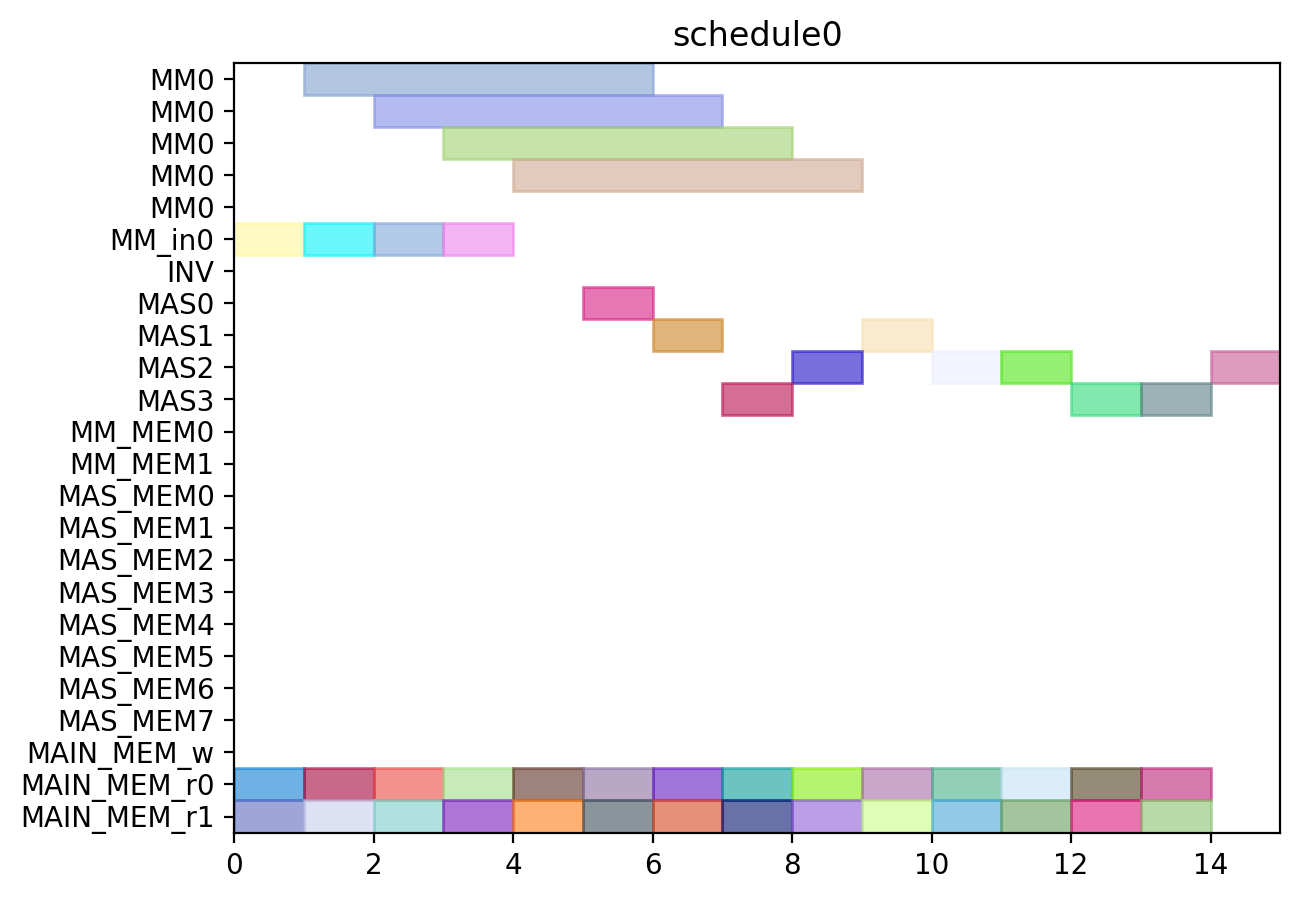

Generate this figure with Python:
from pyschedule import Scenario, solvers, plotters, alt


def solve():
	horizon = 90
	S = Scenario("schedule0", horizon=horizon)

	# resource
	MM = S.Resources('MM', num=1, size=5)
	MM_in = S.Resources('MM_in', num=1)
	INV = S.Resource('INV')
	MAS = S.Resources('MAS', num=4, size=1, periods=range(1, horizon))
	MM_MEM = S.Resources('MM_MEM', num=2)
	MAS_MEM = S.Resources('MAS_MEM', num=8)
	MAIN_MEM_w = S.Resource('MAIN_MEM_w', size=1)
	MAIN_MEM_r = S.Resources('MAIN_MEM_r', num=2)

	# result of previous scheduling

	# new tasks
	t0_t0_in = S.Task('t0_t0_in', length=1, delay_cost=1)
	t0_t0_in += alt(MM_in)
	t0_t0 = S.Task('t0_t0', length=5, delay_cost=1)
	t0_t0 += alt(MM)
	S += t0_t0>=t0_t0_in

	t0_t0_mem0 = S.Task('t0_t0_mem0', length=1, delay_cost=1)
	t0_t0_mem0 += MAIN_MEM_r[0]
	S += t0_t0_mem0 <= t0_t0

	t0_t0_mem1 = S.Task('t0_t0_mem1', length=1, delay_cost=1)
	t0_t0_mem1 += MAIN_MEM_r[1]
	S += t0_t0_mem1 <= t0_t0

	t0_t1_in = S.Task('t0_t1_in', length=1, delay_cost=1)
	t0_t1_in += alt(MM_in)
	t0_t1 = S.Task('t0_t1', length=5, delay_cost=1)
	t0_t1 += alt(MM)
	S += t0_t1>=t0_t1_in

	t0_t1_mem0 = S.Task('t0_t1_mem0', length=1, delay_cost=1)
	t0_t1_mem0 += MAIN_MEM_r[0]
	S += t0_t1_mem0 <= t0_t1

	t0_t1_mem1 = S.Task('t0_t1_mem1', length=1, delay_cost=1)
	t0_t1_mem1 += MAIN_MEM_r[1]
	S += t0_t1_mem1 <= t0_t1

	t0_t2 = S.Task('t0_t2', length=1, delay_cost=1)
	t0_t2 += alt(MAS)

	t0_t2_mem0 = S.Task('t0_t2_mem0', length=1, delay_cost=1)
	t0_t2_mem0 += MAIN_MEM_r[0]
	S += t0_t2_mem0 <= t0_t2

	t0_t2_mem1 = S.Task('t0_t2_mem1', length=1, delay_cost=1)
	t0_t2_mem1 += MAIN_MEM_r[1]
	S += t0_t2_mem1 <= t0_t2

	t0_t3 = S.Task('t0_t3', length=1, delay_cost=1)
	t0_t3 += alt(MAS)

	t0_t3_mem0 = S.Task('t0_t3_mem0', length=1, delay_cost=1)
	t0_t3_mem0 += MAIN_MEM_r[0]
	S += t0_t3_mem0 <= t0_t3

	t0_t3_mem1 = S.Task('t0_t3_mem1', length=1, delay_cost=1)
	t0_t3_mem1 += MAIN_MEM_r[1]
	S += t0_t3_mem1 <= t0_t3

	t2_t0_in = S.Task('t2_t0_in', length=1, delay_cost=1)
	t2_t0_in += alt(MM_in)
	t2_t0 = S.Task('t2_t0', length=5, delay_cost=1)
	t2_t0 += alt(MM)
	S += t2_t0>=t2_t0_in

	t2_t0_mem0 = S.Task('t2_t0_mem0', length=1, delay_cost=1)
	t2_t0_mem0 += MAIN_MEM_r[0]
	S += t2_t0_mem0 <= t2_t0

	t2_t0_mem1 = S.Task('t2_t0_mem1', length=1, delay_cost=1)
	t2_t0_mem1 += MAIN_MEM_r[1]
	S += t2_t0_mem1 <= t2_t0

	t2_t1_in = S.Task('t2_t1_in', length=1, delay_cost=1)
	t2_t1_in += alt(MM_in)
	t2_t1 = S.Task('t2_t1', length=5, delay_cost=1)
	t2_t1 += alt(MM)
	S += t2_t1>=t2_t1_in

	t2_t1_mem0 = S.Task('t2_t1_mem0', length=1, delay_cost=1)
	t2_t1_mem0 += MAIN_MEM_r[0]
	S += t2_t1_mem0 <= t2_t1

	t2_t1_mem1 = S.Task('t2_t1_mem1', length=1, delay_cost=1)
	t2_t1_mem1 += MAIN_MEM_r[1]
	S += t2_t1_mem1 <= t2_t1

	t2_t2 = S.Task('t2_t2', length=1, delay_cost=1)
	t2_t2 += alt(MAS)

	t2_t2_mem0 = S.Task('t2_t2_mem0', length=1, delay_cost=1)
	t2_t2_mem0 += MAIN_MEM_r[0]
	S += t2_t2_mem0 <= t2_t2

	t2_t2_mem1 = S.Task('t2_t2_mem1', length=1, delay_cost=1)
	t2_t2_mem1 += MAIN_MEM_r[1]
	S += t2_t2_mem1 <= t2_t2

	t2_t3 = S.Task('t2_t3', length=1, delay_cost=1)
	t2_t3 += alt(MAS)

	t2_t3_mem0 = S.Task('t2_t3_mem0', length=1, delay_cost=1)
	t2_t3_mem0 += MAIN_MEM_r[0]
	S += t2_t3_mem0 <= t2_t3

	t2_t3_mem1 = S.Task('t2_t3_mem1', length=1, delay_cost=1)
	t2_t3_mem1 += MAIN_MEM_r[1]
	S += t2_t3_mem1 <= t2_t3

	t7_t2 = S.Task('t7_t2', length=1, delay_cost=1)
	t7_t2 += alt(MAS)

	t7_t2_mem0 = S.Task('t7_t2_mem0', length=1, delay_cost=1)
	t7_t2_mem0 += MAIN_MEM_r[0]
	S += t7_t2_mem0 <= t7_t2

	t7_t2_mem1 = S.Task('t7_t2_mem1', length=1, delay_cost=1)
	t7_t2_mem1 += MAIN_MEM_r[1]
	S += t7_t2_mem1 <= t7_t2

	t9_t2 = S.Task('t9_t2', length=1, delay_cost=1)
	t9_t2 += alt(MAS)

	t9_t2_mem0 = S.Task('t9_t2_mem0', length=1, delay_cost=1)
	t9_t2_mem0 += MAIN_MEM_r[0]
	S += t9_t2_mem0 <= t9_t2

	t9_t2_mem1 = S.Task('t9_t2_mem1', length=1, delay_cost=1)
	t9_t2_mem1 += MAIN_MEM_r[1]
	S += t9_t2_mem1 <= t9_t2

	t14_t2 = S.Task('t14_t2', length=1, delay_cost=1)
	t14_t2 += alt(MAS)

	t14_t2_mem0 = S.Task('t14_t2_mem0', length=1, delay_cost=1)
	t14_t2_mem0 += MAIN_MEM_r[0]
	S += t14_t2_mem0 <= t14_t2

	t14_t2_mem1 = S.Task('t14_t2_mem1', length=1, delay_cost=1)
	t14_t2_mem1 += MAIN_MEM_r[1]
	S += t14_t2_mem1 <= t14_t2

	new_TZ_t2 = S.Task('new_TZ_t2', length=1, delay_cost=1)
	new_TZ_t2 += alt(MAS)

	new_TZ_t2_mem0 = S.Task('new_TZ_t2_mem0', length=1, delay_cost=1)
	new_TZ_t2_mem0 += MAIN_MEM_r[0]
	S += new_TZ_t2_mem0 <= new_TZ_t2

	new_TZ_t2_mem1 = S.Task('new_TZ_t2_mem1', length=1, delay_cost=1)
	new_TZ_t2_mem1 += MAIN_MEM_r[1]
	S += new_TZ_t2_mem1 <= new_TZ_t2

	t16_t2 = S.Task('t16_t2', length=1, delay_cost=1)
	t16_t2 += alt(MAS)

	t16_t2_mem0 = S.Task('t16_t2_mem0', length=1, delay_cost=1)
	t16_t2_mem0 += MAIN_MEM_r[0]
	S += t16_t2_mem0 <= t16_t2

	t16_t2_mem1 = S.Task('t16_t2_mem1', length=1, delay_cost=1)
	t16_t2_mem1 += MAIN_MEM_r[1]
	S += t16_t2_mem1 <= t16_t2

	t17_t2 = S.Task('t17_t2', length=1, delay_cost=1)
	t17_t2 += alt(MAS)

	t17_t2_mem0 = S.Task('t17_t2_mem0', length=1, delay_cost=1)
	t17_t2_mem0 += MAIN_MEM_r[0]
	S += t17_t2_mem0 <= t17_t2

	t17_t2_mem1 = S.Task('t17_t2_mem1', length=1, delay_cost=1)
	t17_t2_mem1 += MAIN_MEM_r[1]
	S += t17_t2_mem1 <= t17_t2

	solvers.mip.solve(S,msg=1,kind='CPLEX',ratio_gap=1.01)

	solution = [['hoge']*len(S.solution()[1]) for i in range(len(S.solution()))]
	for i in range(len(S.solution())):
		for j in range(len(S.solution()[i])):
			solution[i][j]=str(S.solution()[i][j])
	print(solution)

	cycles = int(solution[-1][3])

	pic_file_name = "/home/mfukuda/ABE/python/multiRAM_multiMAS/scheduling_result/stage5MM1_stage1MAS4/PADD/schedule0.png"
	if(S.solution() != []):
		plotters.matplotlib.plot(S,img_filename=pic_file_name, show_task_labels=False, fig_size=(cycles*0.25+3, 5))

	return solution
